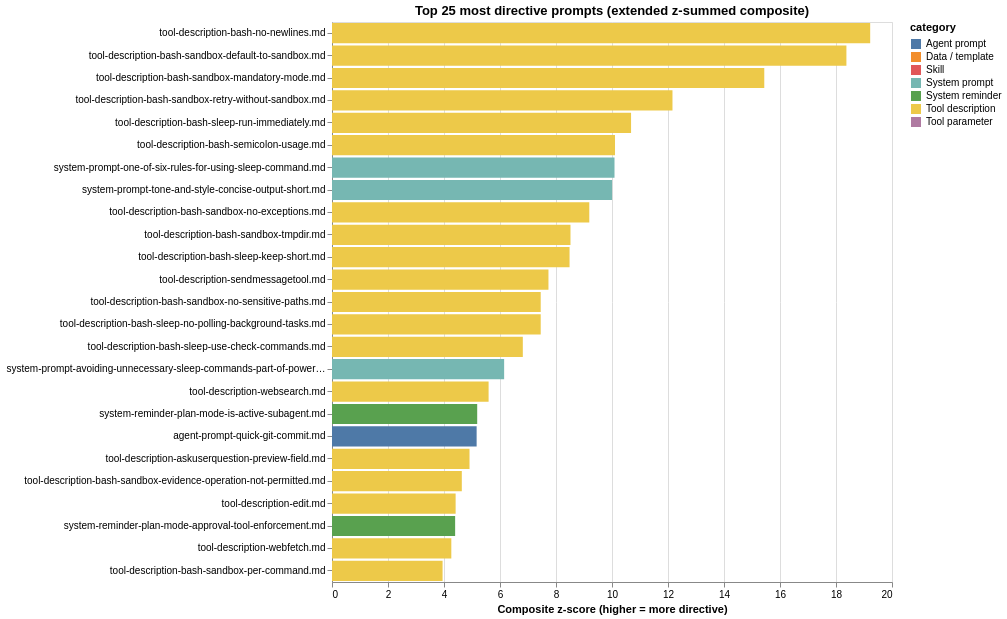

Write notebook code for a chart like this one.
### Markdown cell above
### Top-25 most directive prompts

The composite **directiveness z-score** sums eight z-scored signals:
- **Adds** (emphatic features): `mood_marker_pct`, `hard_prohibitions_pct`, `caps_imp_pct`, `directive_sent_pct`, `configuring_sent_pct`.
- **Subtracts** (softening features): `collaborative_sent_pct`, `permissive_sent_pct`, `appreciative_sent_pct`.

Reads on a relative scale: a file at z = +5 is "five standard deviations more directive than the corpus average"; a file at z = −3 is "three standard deviations *less* directive". A negative score is **not** "below zero in any literal sense" — it's just relatively soft, not bad.

Range observed in this corpus: **−6.13 to +18.94**. The bash-sandbox tool descriptions are the cluster at the top.

### Code cell
"""Top-25 most directive files by extended composite z-score.

Updated formula adds the new sentence_register signals:
  + directive_sent_pct      (raises authority)
  + configuring_sent_pct    (raises authority)
  - collaborative_sent_pct  (softens — interpersonal)
  - permissive_sent_pct     (softens — reader-agency / "you can")
  - appreciative_sent_pct   (softens — gratitude / praise)
"""

def zscore(s):
    s = s.astype(float)
    return (s - s.mean()) / (s.std(ddof=0) or 1.0)

alt_df["directiveness"] = (
    zscore(alt_df["mood_marker_pct"])
    + zscore(alt_df["hard_prohibitions_pct"])
    + zscore(alt_df["caps_imp_pct"])
    + zscore(alt_df["directive_sent_pct"])
    + zscore(alt_df["configuring_sent_pct"])
    - zscore(alt_df["collaborative_sent_pct"])
    - zscore(alt_df["permissive_sent_pct"])
    - zscore(alt_df["appreciative_sent_pct"])
)

top25 = (alt_df.nlargest(25, "directiveness")
              [["path", "category", "n_tokens", "directiveness",
                "mood_marker_pct", "hard_prohibitions_pct",
                "caps_imp_pct",
                "directive_sent_pct", "configuring_sent_pct",
                "collaborative_sent_pct", "permissive_sent_pct",
                "appreciative_sent_pct",
                "just_ratio"]]
              .reset_index(drop=True))

print(f"composite directiveness range: "
      f"{alt_df['directiveness'].min():.2f}  ↔  {alt_df['directiveness'].max():.2f}")
display(top25.style.background_gradient(subset=["directiveness"], cmap="Reds")
                   .format({"directiveness": "{:.2f}",
                            "mood_marker_pct": "{:.2f}",
                            "hard_prohibitions_pct": "{:.2f}",
                            "caps_imp_pct": "{:.2f}",
                            "directive_sent_pct": "{:.1f}",
                            "configuring_sent_pct": "{:.1f}",
                            "collaborative_sent_pct": "{:.1f}",
                            "permissive_sent_pct": "{:.1f}",
                            "appreciative_sent_pct": "{:.1f}",
                            "just_ratio": "{:.2f}"}))

top25_chart = (
    alt.Chart(top25)
    .mark_bar()
    .encode(
        x=alt.X("directiveness:Q", title="Composite z-score (higher = more directive)"),
        y=alt.Y("path:N", sort="-x", title=None,
                axis=alt.Axis(labelLimit=320)),
        color=alt.Color("category:N",
                         scale=alt.Scale(domain=_cat_domain, range=_cat_range)),
        tooltip=[
            alt.Tooltip("path:N"),
            alt.Tooltip("category:N"),
            alt.Tooltip("n_tokens:Q", format=","),
            alt.Tooltip("directiveness:Q", format=".2f"),
            alt.Tooltip("mood_marker_pct:Q",
                         title="imperative markers %", format=".2f"),
            alt.Tooltip("hard_prohibitions_pct:Q",
                         title="hard prohibitions %", format=".2f"),
            alt.Tooltip("caps_imp_pct:Q",
                         title="CAPS imperative %", format=".2f"),
            alt.Tooltip("directive_sent_pct:Q",
                         title="directive sent %", format=".1f"),
            alt.Tooltip("configuring_sent_pct:Q",
                         title="configuring sent %", format=".1f"),
            alt.Tooltip("collaborative_sent_pct:Q",
                         title="collab sent %", format=".1f"),
            alt.Tooltip("permissive_sent_pct:Q",
                         title="permissive sent %", format=".1f"),
            alt.Tooltip("just_ratio:Q", title="justification ratio", format=".2f"),
        ],
    )
    .properties(width=560, height=560,
                title="Top 25 most directive prompts (extended z-summed composite)")
)
top25_chart

### Figure 1 — Vega-Lite specification as saved in the notebook (floating-point values rounded to 4 significant figures)
{"config": {"view": {"continuousWidth": 300, "continuousHeight": 300}}, "data": {"name": "data-870b4c539a36bfb26415d570b46328ec"}, "mark": {"type": "bar"}, "encoding": {"color": {"field": "category", "scale": {"domain": ["Agent prompt", "Data / template", "Skill", "System prompt", "System reminder", "Tool description", "Tool parameter"], "range": ["#4e79a7", "#f28e2c", "#e15759", "#76b7b2", "#59a14f", "#edc949", "#af7aa1"]}, "type": "nominal"}, "tooltip": [{"field": "path", "type": "nominal"}, {"field": "category", "type": "nominal"}, {"field": "n_tokens", "format": ",", "type": "quantitative"}, {"field": "directiveness", "format": ".2f", "type": "quantitative"}, {"field": "mood_marker_pct", "format": ".2f", "title": "imperative markers %", "type": "quantitative"}, {"field": "hard_prohibitions_pct", "format": ".2f", "title": "hard prohibitions %", "type": "quantitative"}, {"field": "caps_imp_pct", "format": ".2f", "title": "CAPS imperative %", "type": "quantitative"}, {"field": "directive_sent_pct", "format": ".1f", "title": "directive sent %", "type": "quantitative"}, {"field": "configuring_sent_pct", "format": ".1f", "title": "configuring sent %", "type": "quantitative"}, {"field": "collaborative_sent_pct", "format": ".1f", "title": "collab sent %", "type": "quantitative"}, {"field": "permissive_sent_pct", "format": ".1f", "title": "permissive sent %", "type": "quantitative"}, {"field": "just_ratio", "format": ".2f", "title": "justification ratio", "type": "quantitative"}], "x": {"field": "directiveness", "title": "Composite z-score (higher = more directive)", "type": "quantitative"}, "y": {"axis": {"labelLimit": 320}, "field": "path", "sort": "-x", "title": null, "type": "nominal"}}, "height": 560, "title": "Top 25 most directive prompts (extended z-summed composite)", "width": 560, "$schema": "https://vega.github.io/schema/vega-lite/v6.4.1.json", "datasets": {"data-870b4c539a36bfb26415d570b46328ec": [{"path": "tool-description-bash-no-newlines.md", "category": "Tool description", "n_tokens": 16, "directiveness": 19.22, "mood_marker_pct": 6.25, "hard_prohibitions_pct": 6.25, "caps_imp_pct": 6.25, "directive_sent_pct": 100.0, "configuring_sent_pct": 0.0, "collaborative_sent_pct": 0.0, "permissive_sent_pct": 0.0, "appreciative_sent_pct": 0.0, "just_ratio": 0.0}, {"path": "tool-description-bash-sandbox-default-to-sandbox.md", "category": "Tool description", "n_tokens": 18, "directiveness": 18.37, "mood_marker_pct": 16.67, "hard_prohibitions_pct": 5.556, "caps_imp_pct": 0.0, "directive_sent_pct": 100.0, "configuring_sent_pct": 50.0, "collaborative_sent_pct": 0.0, "permissive_sent_pct": 0.0, "appreciative_sent_pct": 0.0, "just_ratio": 0.0}, {"path": "tool-description-bash-sandbox-mandatory-mode.md", "category": "Tool description", "n_tokens": 15, "directiveness": 15.44, "mood_marker_pct": 6.667, "hard_prohibitions_pct": 0.0, "caps_imp_pct": 6.667, "directive_sent_pct": 100.0, "configuring_sent_pct": 0.0, "collaborative_sent_pct": 0.0, "permissive_sent_pct": 0.0, "appreciative_sent_pct": 0.0, "just_ratio": 0.0}, {"path": "tool-description-bash-sandbox-retry-without-sandbox.md", "category": "Tool description", "n_tokens": 12, "directiveness": 12.16, "mood_marker_pct": 8.333, "hard_prohibitions_pct": 8.333, "caps_imp_pct": 0.0, "directive_sent_pct": 100.0, "configuring_sent_pct": 0.0, "collaborative_sent_pct": 0.0, "permissive_sent_pct": 0.0, "appreciative_sent_pct": 0.0, "just_ratio": 0.0}, {"path": "tool-description-bash-sleep-run-immediately.md", "category": "Tool description", "n_tokens": 14, "directiveness": 10.68, "mood_marker_pct": 7.143, "hard_prohibitions_pct": 7.143, "caps_imp_pct": 0.0, "directive_sent_pct": 100.0, "configuring_sent_pct": 0.0, "collaborative_sent_pct": 0.0, "permissive_sent_pct": 0.0, "appreciative_sent_pct": 0.0, "just_ratio": 0.0}, {"path": "tool-description-bash-semicolon-usage.md", "category": "Tool description", "n_tokens": 21, "directiveness": 10.11, "mood_marker_pct": 9.524, "hard_prohibitions_pct": 4.762, "caps_imp_pct": 0.0, "directive_sent_pct": 100.0, "configuring_sent_pct": 0.0, "collaborative_sent_pct": 0.0, "permissive_sent_pct": 0.0, "appreciative_sent_pct": 0.0, "just_ratio": 0.0}, {"path": "system-prompt-one-of-six-rules-for-using-sleep-command.md", "category": "System prompt", "n_tokens": 15, "directiveness": 10.09, "mood_marker_pct": 6.667, "hard_prohibitions_pct": 6.667, "caps_imp_pct": 0.0, "directive_sent_pct": 100.0, "configuring_sent_pct": 0.0, "collaborative_sent_pct": 0.0, "permissive_sent_pct": 0.0, "appreciative_sent_pct": 0.0, "just_ratio": 0.0}, {"path": "system-prompt-tone-and-style-concise-output-short.md", "category": "System prompt", "n_tokens": 8, "directiveness": 10.0, "mood_marker_pct": 0.0, "hard_prohibitions_pct": 0.0, "caps_imp_pct": 0.0, "directive_sent_pct": 100.0, "configuring_sent_pct": 100.0, "collaborative_sent_pct": 0.0, "permissive_sent_pct": 0.0, "appreciative_sent_pct": 0.0, "just_ratio": 0.0}, {"path": "tool-description-bash-sandbox-no-exceptions.md", "category": "Tool description", "n_tokens": 11, "directiveness": 9.189, "mood_marker_pct": 9.091, "hard_prohibitions_pct": 9.091, "caps_imp_pct": 0.0, "directive_sent_pct": 0.0, "configuring_sent_pct": 0.0, "collaborative_sent_pct": 0.0, "permissive_sent_pct": 0.0, "appreciative_sent_pct": 0.0, "just_ratio": 0.0}, {"path": "tool-description-bash-sandbox-tmpdir.md", "category": "Tool description", "n_tokens": 33, "directiveness": 8.517, "mood_marker_pct": 6.061, "hard_prohibitions_pct": 3.03, "caps_imp_pct": 0.0, "directive_sent_pct": 66.67, "configuring_sent_pct": 33.33, "collaborative_sent_pct": 0.0, "permissive_sent_pct": 0.0, "appreciative_sent_pct": 0.0, "just_ratio": 0.0}, {"path": "tool-description-bash-sleep-keep-short.md", "category": "Tool description", "n_tokens": 15, "directiveness": 8.484, "mood_marker_pct": 13.33, "hard_prohibitions_pct": 0.0, "caps_imp_pct": 0.0, "directive_sent_pct": 100.0, "configuring_sent_pct": 0.0, "collaborative_sent_pct": 0.0, "permissive_sent_pct": 0.0, "appreciative_sent_pct": 0.0, "just_ratio": 0.333}, {"path": "tool-description-sendmessagetool.md", "category": "Tool description", "n_tokens": 149, "directiveness": 7.731, "mood_marker_pct": 4.698, "hard_prohibitions_pct": 3.356, "caps_imp_pct": 0.6711, "directive_sent_pct": 75.0, "configuring_sent_pct": 12.5, "collaborative_sent_pct": 0.0, "permissive_sent_pct": 0.0, "appreciative_sent_pct": 0.0, "just_ratio": 0.0}, {"path": "tool-description-bash-sandbox-no-sensitive-paths.md", "category": "Tool description", "n_tokens": 22, "directiveness": 7.454, "mood_marker_pct": 4.545, "hard_prohibitions_pct": 4.545, "caps_imp_pct": 0.0, "directive_sent_pct": 100.0, "configuring_sent_pct": 0.0, "collaborative_sent_pct": 0.0, "permissive_sent_pct": 0.0, "appreciative_sent_pct": 0.0, "just_ratio": 0.0}, {"path": "tool-description-bash-sleep-no-polling-background-tasks.md", "category": "Tool description", "n_tokens": 22, "directiveness": 7.454, "mood_marker_pct": 4.545, "hard_prohibitions_pct": 4.545, "caps_imp_pct": 0.0, "directive_sent_pct": 100.0, "configuring_sent_pct": 0.0, "collaborative_sent_pct": 0.0, "permissive_sent_pct": 0.0, "appreciative_sent_pct": 0.0, "just_ratio": 0.0}, {"path": "tool-description-bash-sleep-use-check-commands.md", "category": "Tool description", "n_tokens": 20, "directiveness": 6.815, "mood_marker_pct": 10.0, "hard_prohibitions_pct": 0.0, "caps_imp_pct": 0.0, "directive_sent_pct": 100.0, "configuring_sent_pct": 0.0, "collaborative_sent_pct": 0.0, "permissive_sent_pct": 0.0, "appreciative_sent_pct": 0.0, "just_ratio": 0.0}, {"path": "system-prompt-avoiding-unnecessary-sleep-commands-part-of-powershell-tool-description.md", "category": "System prompt", "n_tokens": 132, "directiveness": 6.148, "mood_marker_pct": 5.303, "hard_prohibitions_pct": 2.273, "caps_imp_pct": 0.0, "directive_sent_pct": 100.0, "configuring_sent_pct": 0.0, "collaborative_sent_pct": 0.0, "permissive_sent_pct": 0.0, "appreciative_sent_pct": 0.0, "just_ratio": 0.125}, {"path": "tool-description-websearch.md", "category": "Tool description", "n_tokens": 241, "directiveness": 5.593, "mood_marker_pct": 3.734, "hard_prohibitions_pct": 0.4149, "caps_imp_pct": 2.49, "directive_sent_pct": 42.86, "configuring_sent_pct": 0.0, "collaborative_sent_pct": 0.0, "permissive_sent_pct": 0.0, "appreciative_sent_pct": 0.0, "just_ratio": 0.0}, {"path": "system-reminder-plan-mode-is-active-subagent.md", "category": "System reminder", "n_tokens": 177, "directiveness": 5.186, "mood_marker_pct": 4.52, "hard_prohibitions_pct": 1.13, "caps_imp_pct": 1.13, "directive_sent_pct": 62.5, "configuring_sent_pct": 0.0, "collaborative_sent_pct": 0.0, "permissive_sent_pct": 0.0, "appreciative_sent_pct": 0.0, "just_ratio": 0.111}, {"path": "agent-prompt-quick-git-commit.md", "category": "Agent prompt", "n_tokens": 373, "directiveness": 5.166, "mood_marker_pct": 2.949, "hard_prohibitions_pct": 2.145, "caps_imp_pct": 1.341, "directive_sent_pct": 54.55, "configuring_sent_pct": 0.0, "collaborative_sent_pct": 0.0, "permissive_sent_pct": 0.0, "appreciative_sent_pct": 0.0, "just_ratio": 0.083}, {"path": "tool-description-askuserquestion-preview-field.md", "category": "Tool description", "n_tokens": 104, "directiveness": 4.911, "mood_marker_pct": 1.923, "hard_prohibitions_pct": 0.9615, "caps_imp_pct": 0.0, "directive_sent_pct": 66.67, "configuring_sent_pct": 33.33, "collaborative_sent_pct": 0.0, "permissive_sent_pct": 0.0, "appreciative_sent_pct": 0.0, "just_ratio": 0.0}, {"path": "tool-description-bash-sandbox-evidence-operation-not-permitted.md", "category": "Tool description", "n_tokens": 11, "directiveness": 4.636, "mood_marker_pct": 0.0, "hard_prohibitions_pct": 9.091, "caps_imp_pct": 0.0, "directive_sent_pct": 0.0, "configuring_sent_pct": 0.0, "collaborative_sent_pct": 0.0, "permissive_sent_pct": 0.0, "appreciative_sent_pct": 0.0, "just_ratio": 0.0}, {"path": "tool-description-edit.md", "category": "Tool description", "n_tokens": 140, "directiveness": 4.415, "mood_marker_pct": 3.571, "hard_prohibitions_pct": 1.429, "caps_imp_pct": 1.429, "directive_sent_pct": 37.5, "configuring_sent_pct": 0.0, "collaborative_sent_pct": 0.0, "permissive_sent_pct": 0.0, "appreciative_sent_pct": 0.0, "just_ratio": 0.0}, {"path": "system-reminder-plan-mode-approval-tool-enforcement.md", "category": "System reminder", "n_tokens": 169, "directiveness": 4.398, "mood_marker_pct": 3.55, "hard_prohibitions_pct": 1.183, "caps_imp_pct": 0.5917, "directive_sent_pct": 75.0, "configuring_sent_pct": 0.0, "collaborative_sent_pct": 0.0, "permissive_sent_pct": 0.0, "appreciative_sent_pct": 0.0, "just_ratio": 0.0}, {"path": "tool-description-webfetch.md", "category": "Tool description", "n_tokens": 248, "directiveness": 4.261, "mood_marker_pct": 0.8065, "hard_prohibitions_pct": 0.0, "caps_imp_pct": 0.4032, "directive_sent_pct": 66.67, "configuring_sent_pct": 33.33, "collaborative_sent_pct": 0.0, "permissive_sent_pct": 0.0, "appreciative_sent_pct": 0.0, "just_ratio": 0.0}, {"path": "tool-description-bash-sandbox-per-command.md", "category": "Tool description", "n_tokens": 31, "directiveness": 3.949, "mood_marker_pct": 0.0, "hard_prohibitions_pct": 0.0, "caps_imp_pct": 0.0, "directive_sent_pct": 50.0, "configuring_sent_pct": 50.0, "collaborative_sent_pct": 0.0, "permissive_sent_pct": 0.0, "appreciative_sent_pct": 0.0, "just_ratio": 0.0}]}}
